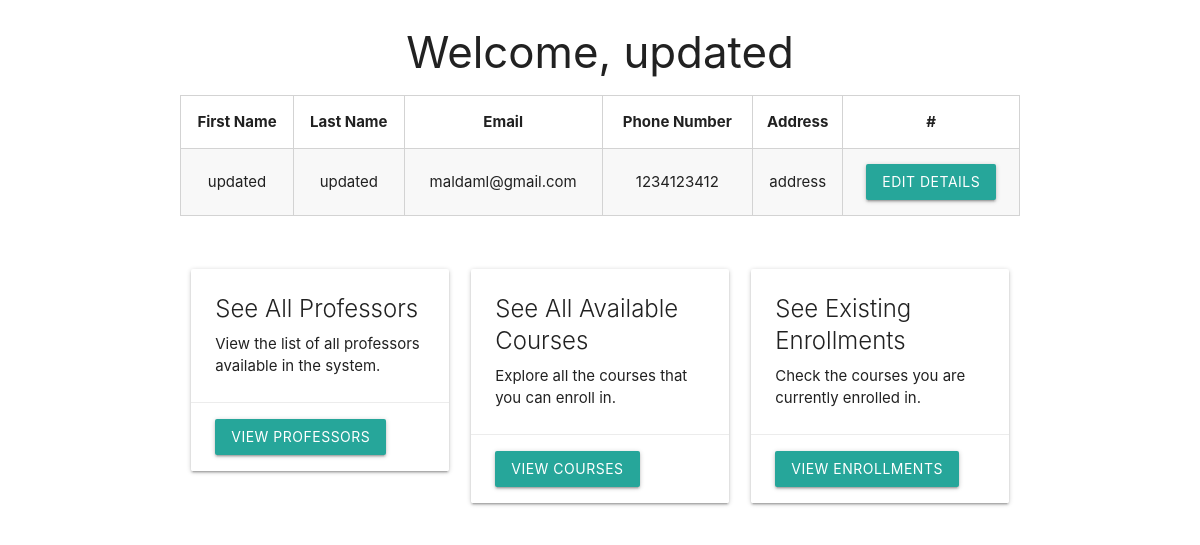
The page /student/home/ (signed in) on the database its author committed.
### app/models.py (models this page shows, shortened)
class Student(AbstractUser):
    address = models.TextField()
    phone_number = models.CharField(max_length=15,unique=True)
    USERNAME_FIELD = 'phone_number'
    REQUIRED_FIELDS = ['first_name', 'last_name', 'email']

### app/views.py (the view)
# urls.py: path('student/home/', student_home, name='student_home'),
def student_home(request):
    student = request.user
    return render(request, 'home.html', {'student': student})

### app/templates/home.html (shortened to what this page needs)
<!DOCTYPE html>
<html lang="en">
<head>
    <link rel="stylesheet" href="https://cdnjs.cloudflare.com/ajax/libs/materialize/1.0.0/css/materialize.min.css">
</head>
<body>
    <div class="container">
        <h3 class="center">Welcome, {{ student.first_name }}</h3>
        <table class="striped centered table ">
            <thead>
            <tr>
                 <th>First Name</th>
                 <th>Last Name</th>
                 <th>Email</th>
                 <th>Phone Number</th>
                 <th>Address </th>
                 <th>#</th>
            </tr>
            </thead>
            <tbody>
            <tr>
                <td>{{ student.first_name }}</td>
                <td>{{ student.last_name }}</td>
                <td>{{ student.email }}</td>
                <td>{{ student.phone_number }}</td>
                 <td>{{ student.address }}</td>
                <td><a href="{% url 'edit_student' %}" class="btn">Edit Details</a></td>
            </tr>
            </tbody>
        </table>
<br><br>
        <div class="row">
            <div class="col s12 m4">
                <div class="card">
                    <div class="card-content">
                        <span class="card-title">See All Professors</span>
                        <p>View the list of all professors available in the system.</p>
                    </div>
                    <div class="card-action">
                        <a href="{% url 'professors_list' %}" class="btn">View Professors</a>
                    </div>
                </div>
            </div>
            <div class="col s12 m4">
                <div class="card">
                    <div class="card-content">
                        <span class="card-title">See All Available Courses</span>
                        <p>Explore all the courses that you can enroll in.</p>
                    </div>
                    <div class="card-action">
                        <a href="{% url 'courses_list' %}" class="btn">View Courses</a>
                    </div>
                </div>
            </div>
            <div class="col s12 m4">
                <div class="card">
                    <div class="card-content">
                        <span class="card-title">See Existing Enrollments</span>
                        <p>Check the courses you are currently enrolled in.</p>
                    </div>
                    <div class="card-action">
                        <a href="{% url 'enrollments_list' %}" class="btn">View Enrollments</a>
                    </div>
                </div>
            </div>
        </div>
    </div>
</body>
</html>

### app/templates/home.html (style rules this page uses)
td,th { border:1px solid lightgrey; }

### rows shown on the page
Student: first_name "updated", last_name "updated", email "maldaml@gmail.com", phone_number "1234123412", address "address"
